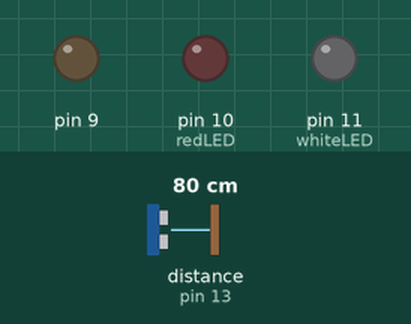
Simulated run of this sketch. Board: Arduino Uno, built with avr-gcc and run on an emulated ATmega328P. On the bench: output pins drawn as LEDs (lit = HIGH). Wiring (inferred from the names in the program): ultrasonic range finder: trigger pin 12; echo pin 13. Dashed ring = blinking. The test bench sets the inputs (shaded band); at power-on: distance to the obstacle (sensor on pin 13) 80 cm. The echo pulse lasts 58.3 µs per cm; pins used as bus, display or sensor lines are not drawn.

Above: at 6.2 s.
6.3 s: distance to the obstacle (sensor on pin 13) set to 72 cm
7.8 s: distance to the obstacle (sensor on pin 13) set to 65 cm
At 8.2 s:
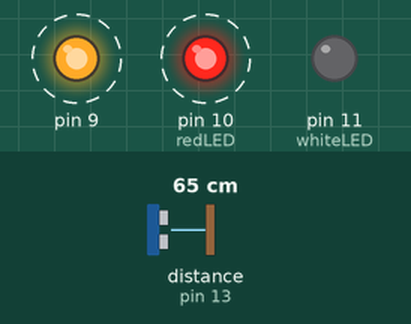
At 8.7 s:
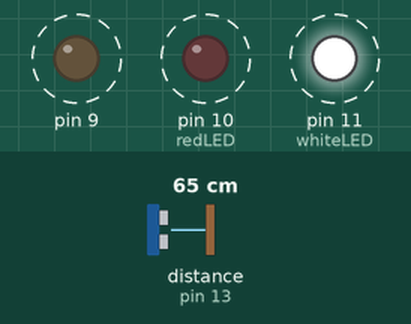
Timing chart, 0 to 16.8 s (numbered marks = the images above; inputs shaded):
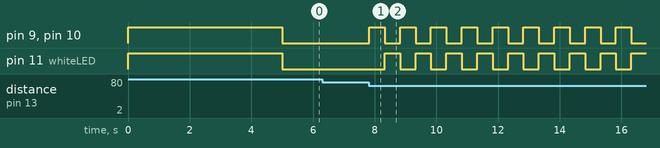

The sketch:

Burglar_Alarm.ino
```cpp
/*
CSC 899: DIY Burglar Alarm
Arno Puder, Pratik Jaiswal

Arduino program to make a piezo element make sound on sensing by an Ultransonic senor and make LED blink
*/

//Setting up the pins
#define redLED 10
#define whiteLED 11
#define trigPIN 12
#define echoPIN 13

int sensorDIST = 200;
boolean triggered = false;

void setup() {
  Serial.begin (9600);
  pinMode(redLED, OUTPUT);
  pinMode(whiteLED, OUTPUT);
  pinMode(trigPIN, OUTPUT);
  pinMode(echoPIN, INPUT);
  pinMode(9, OUTPUT);

  long duration, distance;

  /*
  Begin calibration: Arduino takes around 5 seconds to set itself and so, hold on.
  */

  digitalWrite(redLED, HIGH);
  digitalWrite(whiteLED, HIGH);
  digitalWrite(9, 20);

  while (millis() < 5000) {
      digitalWrite(trigPIN, LOW);
      delayMicroseconds(2);
      digitalWrite(trigPIN, HIGH);
      delayMicroseconds(10);
      digitalWrite(trigPIN, LOW);
      duration = pulseIn(echoPIN, HIGH);
      distance = (duration / 2) / 29.1;
      if (distance < sensorDIST) {
        sensorDIST = distance;
      }
   }

   // finish calibration
   digitalWrite(redLED, LOW);
   digitalWrite(whiteLED, LOW);
   digitalWrite(9, 0);
}

void loop() {
  if (triggered) {
    digitalWrite(redLED, HIGH);
    digitalWrite(whiteLED, LOW);
    digitalWrite(9, 20);
    delay(500);
    digitalWrite(redLED, LOW);
    digitalWrite(whiteLED, HIGH);
    digitalWrite(9, 0);
    delay(500);
  } else {
    long duration, distance;
    digitalWrite(trigPIN, LOW);
    delayMicroseconds(2);
    digitalWrite(trigPIN, HIGH);
    delayMicroseconds(10);
    digitalWrite(trigPIN, LOW);
    duration = pulseIn(echoPIN, HIGH);
    distance = (duration/2) / 29.1;
    if (distance < sensorDIST - 10) {
      triggered = true;
    }
    delay(20);
  }
}
```

Measured:
- the behaviour switches between 70 and 69 cm on distance to the obstacle (sensor on pin 13) (found by bisection; images 0 and 1)
- after the input at 6.3 s, every drawn part: stays the same
- after the input at 7.8 s, pin 9, pin 10 (redLED): alternates HIGH for 0.50 s and LOW for 0.50 s, starting at once; pin 11 (whiteLED): alternates HIGH for 0.50 s and LOW for 0.50 s, starting after 0.53 s
